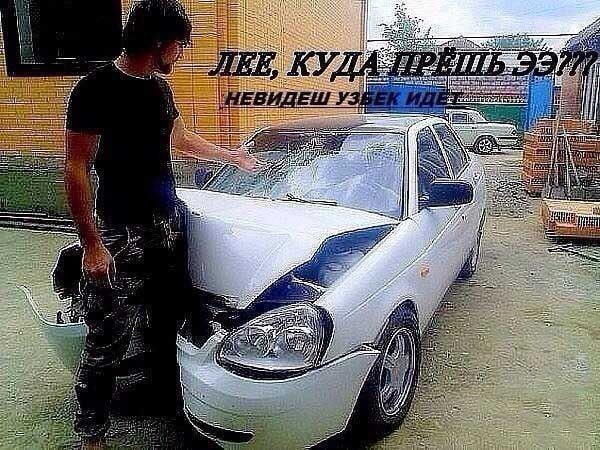
#> input picture uz.jpg, 600 x 450 px
$ python n_angler.py
#> lines starting #> are read from the running program, lines starting #| are printed output that depends on the picture; after the words box and inside, x2 and y2 are one past the last pixel; in counts of white or black regions, pixels touching at a corner belong together
import os
import cv2
import numpy as np
from varname.helpers import debug

img_path = os.path.abspath('uz.jpg')

img = cv2.imread(img_path)
#> img is the input picture: shape (450, 600, 3); mean B, G, R 107.7, 110.5, 113.6

def axis_for_n_angler(img, center_xy, radius, axis_line_color, axis_line_thickness):
#> called with img = 'uz.jpg', center_xy = (230, 170), radius = 100, axis_line_color = (0, 200, 0), axis_line_thickness = 2
    img2draw = cv2.imread(img)
    axis_x_pt1 = (center_xy[0]-radius-10,
        center_xy[1])
    axis_x_pt2 = (center_xy[0]+radius+10,
        center_xy[1])
    axis_y_pt1 = (center_xy[0],
        center_xy[1]-radius-10)
    axis_y_pt2 = (center_xy[0],
        center_xy[1]+radius+10)

    img2draw = cv2.line(img2draw, axis_x_pt1, axis_x_pt2, axis_line_color, axis_line_thickness)
    img2draw = cv2.line(img2draw, axis_y_pt1, axis_y_pt2, axis_line_color, axis_line_thickness)
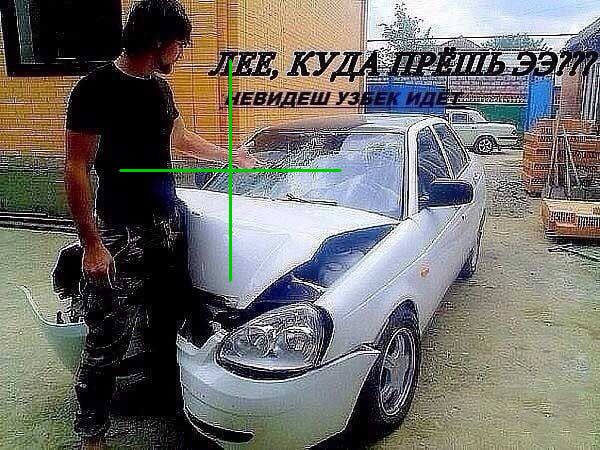
#> img2draw: shape (450, 600, 3); mean B, G, R 107.1, 110.9, 112.9
    return img2draw

def n_angler(img, n, radius, center_xy, line_color, line_thickness, axis_flag, axis_line_color, axis_line_thickness):
    img2draw = cv2.imread(img)
    if axis_flag == True:
        img2draw = axis_for_n_angler(
            img, center_xy, radius, axis_line_color, axis_line_thickness
            )
    angle_step = 2*np.pi/n

    current_x = int(radius*np.cos(angle_step) + center_xy[0])
    current_y = int(radius*np.sin(angle_step) + center_xy[1])

    for step in range(n+1):
        angle = step*angle_step
        previous_x = current_x
        previous_y = current_y

        current_x = int(radius*np.cos(angle) + center_xy[0])
        current_y = int(radius*np.sin(angle) + center_xy[1])
        img2draw = cv2.line(
            img=img2draw,
            pt1=(previous_x, previous_y),
            pt2=(current_x, current_y),
            color=line_color,
            thickness=line_thickness
        )
#> this loop made 11 passes
#> pass 1, in n_angler, `img2draw = cv2.line( img=img2draw, pt1=(previous_x, previous_y), pt2=(..`:
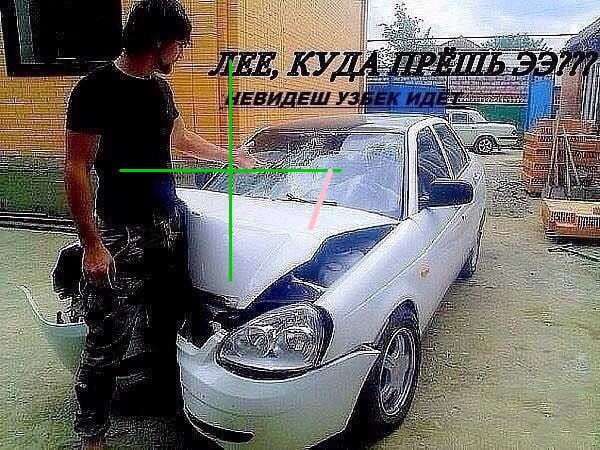
#> img2draw: shape (450, 600, 3); 0.12% of pixels changed, all inside (x1, y1, x2, y2) = (308, 168, 333, 231)
#> pass 3, in n_angler, `img2draw = cv2.line( img=img2draw, pt1=(previous_x, previous_y), pt2=(..`:
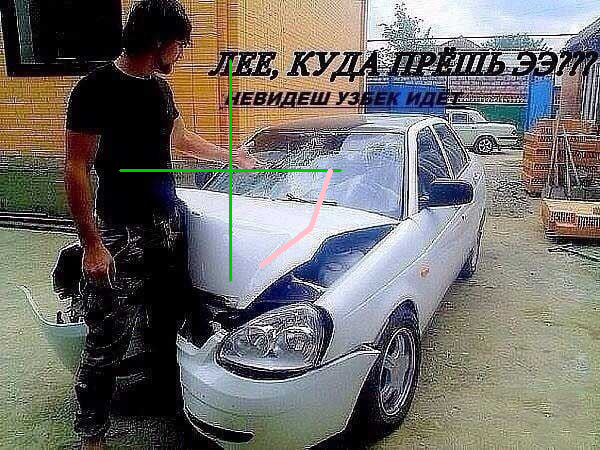
#> img2draw: shape (450, 600, 3); 0.12% of pixels changed, all inside (x1, y1, x2, y2) = (258, 227, 312, 268)
#> after the loop:
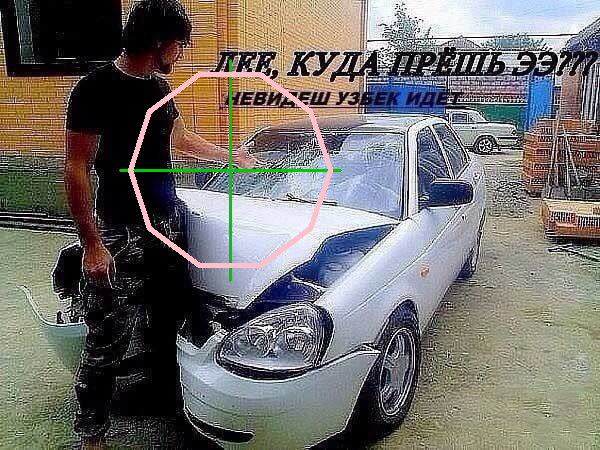
#> img2draw: shape (450, 600, 3); 0.94% of pixels changed, all inside (x1, y1, x2, y2) = (128, 72, 333, 268)
    return img2draw

colors_dict = {
    'green':(0, 200, 0),
    'red':(0, 0, 200),
    'blue':(200, 0, 0),
    'black':(0, 0, 0),
    'purple':(255, 0, 139),
    'yellow':(72, 207, 255),
    'light_blue':(255, 191, 0),
    'pink':(203, 192, 255)
    }

img2draw = n_angler(
    img=img_path,
    n=10,
    radius=100,
    center_xy=(230, 170),
    line_color=colors_dict['pink'],
    line_thickness=3,
    axis_flag=True,
    axis_line_color=colors_dict['green'],
    axis_line_thickness=2
)

cv2.imshow('jeezus', img2draw)
cv2.waitKey(-1)
